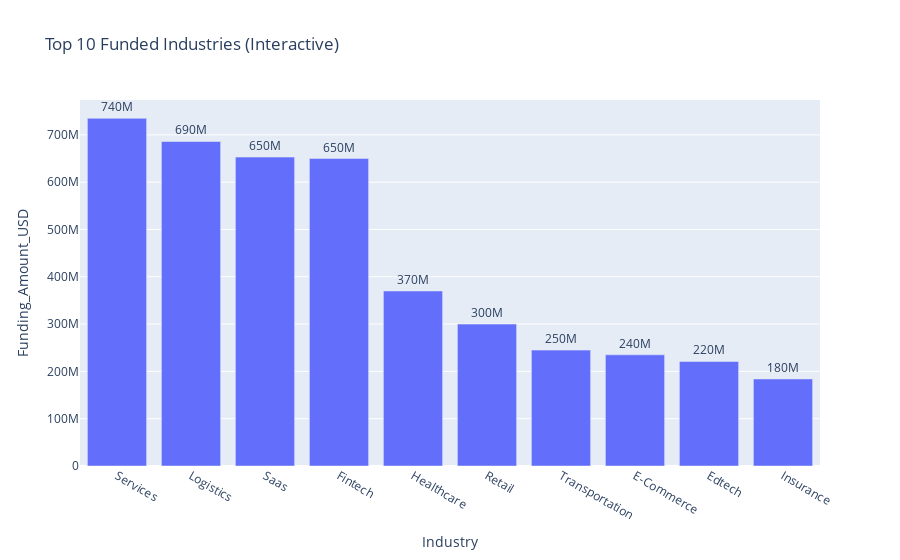
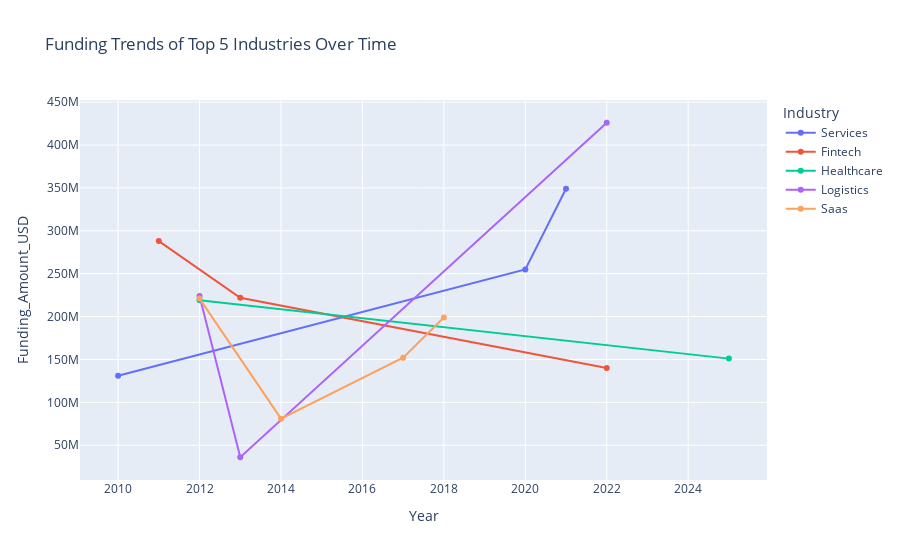

Notebook source saved alongside these figures, in order:
### Markdown cell above
3.Industry Attractiveness

### Code cell
industry_funding = df.groupby("Industry")["Funding_Amount_USD"].sum().sort_values(ascending=False).reset_index()

print(industry_funding.head(10))

fig = px.bar(industry_funding.head(10), 
             x="Industry", y="Funding_Amount_USD", 
             text="Funding_Amount_USD", 
             title="Top 10 Funded Industries (Interactive)")
fig.update_traces(texttemplate='%{text:.2s}', textposition='outside')
fig.show()

top_industries = industry_funding.head(5)["Industry"]
industry_trend = df[df["Industry"].isin(top_industries)]
industry_trend = industry_trend.groupby(["Year", "Industry"])["Funding_Amount_USD"].sum().reset_index()

fig2 = px.line(industry_trend, x="Year", y="Funding_Amount_USD", color="Industry",
               markers=True, title="Funding Trends of Top 5 Industries Over Time")
fig2.show()

### Figure 1 — Plotly figure (JSON) as saved in the notebook; plotly's stock layout.template omitted (floating-point values rounded to 4 significant figures)
{"data": [{"hovertemplate": "Industry=%{x}<br>Funding_Amount_USD=%{text}<extra></extra>", "legendgroup": "", "marker": {"color": "#636efa", "pattern": {"shape": ""}}, "name": "", "orientation": "v", "showlegend": false, "text": [735000000.0, 686000000.0, 653000000.0, 650000000.0, 370000000.0, 300000000.0, 245000000.0, 235000000.0, 221000000.0, 184000000.0], "textposition": "outside", "texttemplate": "%{text:.2s}", "type": "bar", "x": ["Services", "Logistics", "Saas", "Fintech", "Healthcare", "Retail", "Transportation", "E-Commerce", "Edtech", "Insurance"], "xaxis": "x", "y": [735000000, 686000000, 653000000, 650000000, 370000000, 300000000, 245000000, 235000000, 221000000, 184000000], "yaxis": "y"}], "layout": {"barmode": "relative", "legend": {"tracegroupgap": 0}, "title": {"text": "Top 10 Funded Industries (Interactive)"}, "xaxis": {"anchor": "y", "domain": [0, 1], "title": {"text": "Industry"}}, "yaxis": {"anchor": "x", "domain": [0, 1], "title": {"text": "Funding_Amount_USD"}}}}

### Figure 2 — Plotly figure (JSON) as saved in the notebook; plotly's stock layout.template omitted (floating-point values rounded to 4 significant figures)
{"data": [{"hovertemplate": "Industry=Services<br>Year=%{x}<br>Funding_Amount_USD=%{y}<extra></extra>", "legendgroup": "Services", "line": {"color": "#636efa", "dash": "solid"}, "marker": {"symbol": "circle"}, "mode": "lines+markers", "name": "Services", "orientation": "v", "showlegend": true, "type": "scatter", "x": [2010, 2020, 2021], "xaxis": "x", "y": [131000000, 255000000, 349000000], "yaxis": "y"}, {"hovertemplate": "Industry=Fintech<br>Year=%{x}<br>Funding_Amount_USD=%{y}<extra></extra>", "legendgroup": "Fintech", "line": {"color": "#EF553B", "dash": "solid"}, "marker": {"symbol": "circle"}, "mode": "lines+markers", "name": "Fintech", "orientation": "v", "showlegend": true, "type": "scatter", "x": [2011, 2013, 2022], "xaxis": "x", "y": [288000000, 222000000, 140000000], "yaxis": "y"}, {"hovertemplate": "Industry=Healthcare<br>Year=%{x}<br>Funding_Amount_USD=%{y}<extra></extra>", "legendgroup": "Healthcare", "line": {"color": "#00cc96", "dash": "solid"}, "marker": {"symbol": "circle"}, "mode": "lines+markers", "name": "Healthcare", "orientation": "v", "showlegend": true, "type": "scatter", "x": [2012, 2025], "xaxis": "x", "y": [219000000, 151000000], "yaxis": "y"}, {"hovertemplate": "Industry=Logistics<br>Year=%{x}<br>Funding_Amount_USD=%{y}<extra></extra>", "legendgroup": "Logistics", "line": {"color": "#ab63fa", "dash": "solid"}, "marker": {"symbol": "circle"}, "mode": "lines+markers", "name": "Logistics", "orientation": "v", "showlegend": true, "type": "scatter", "x": [2012, 2013, 2022], "xaxis": "x", "y": [224000000, 36000000, 426000000], "yaxis": "y"}, {"hovertemplate": "Industry=Saas<br>Year=%{x}<br>Funding_Amount_USD=%{y}<extra></extra>", "legendgroup": "Saas", "line": {"color": "#FFA15A", "dash": "solid"}, "marker": {"symbol": "circle"}, "mode": "lines+markers", "name": "Saas", "orientation": "v", "showlegend": true, "type": "scatter", "x": [2012, 2014, 2017, 2018], "xaxis": "x", "y": [221000000, 81000000, 152000000, 199000000], "yaxis": "y"}], "layout": {"legend": {"title": {"text": "Industry"}, "tracegroupgap": 0}, "title": {"text": "Funding Trends of Top 5 Industries Over Time"}, "xaxis": {"anchor": "y", "domain": [0, 1], "title": {"text": "Year"}}, "yaxis": {"anchor": "x", "domain": [0, 1], "title": {"text": "Funding_Amount_USD"}}}}
